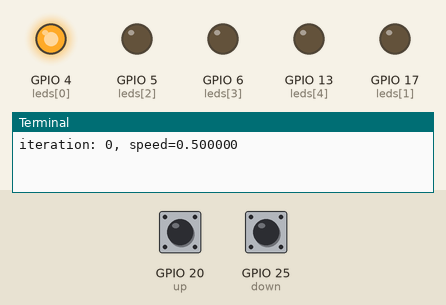
Recording of a program running on a simulated Raspberry Pi (BCM pin numbers). Parts: output pins drawn as LEDs (lit = HIGH), the last lines printed to the terminal. Inputs (shaded band) come from the test bench; at power-on: GPIO 20 (up) HIGH, GPIO 25 (down) HIGH.

Above: at 0.2 s.
At 1.2 s:
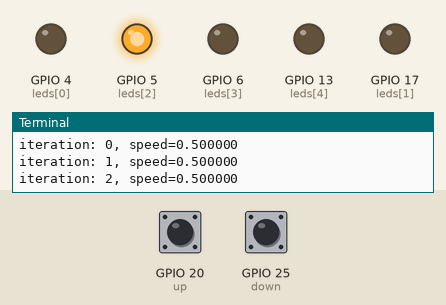
At 1.7 s:
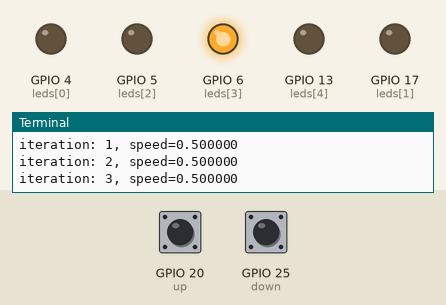
At 3.2 s:
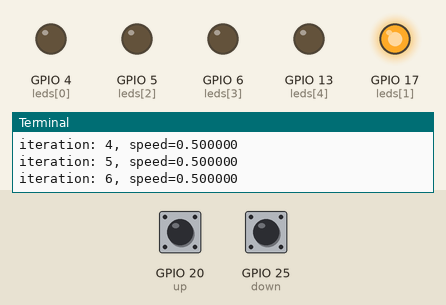
At 4.7 s:
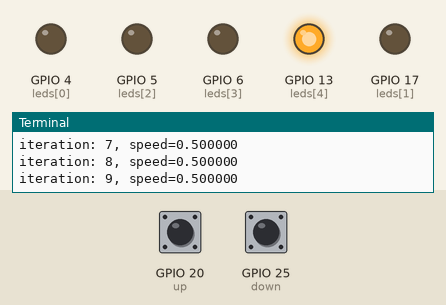
Timing chart, 0 to 5.8 s (numbered marks = the images above):
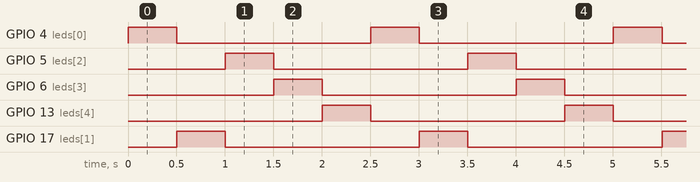

The program:

led_array.py
```python
from gpiozero import LED, Button
from time import sleep

# initialize button and LED

up = Button(20)
down = Button(25)

leds = [
	LED(4),
	LED(17),
	LED(5),
	LED(6),
	LED(13)
]

speed = 0.5

def up_press(btn):
    global speed
    if speed < 2:
        speed += 0.2

up.when_pressed = up_press

def down_press(btn):
    global speed
    if speed > 0.2:
        speed -= 0.2

down.when_pressed = down_press


def turn_on_leds(leds, idx):
    for pos, led in enumerate(leds):
        if idx == pos:
		    led.on()
        else:
            led.off()


def led_off(leds):
    for led in leds:
        led.off()


def go():
    for ix in range(100000):
        print "iteration: %d, speed=%f" % (ix, speed)
        turn_on_leds(leds, ix % len(leds))
        sleep(speed)


if __name__ == "__main__":
    try:
        go()

    except KeyboardInterrupt:
        exit(0)
```

Measured:
- by itself, GPIO 4 (leds[0]), GPIO 5 (leds[2]), GPIO 6 (leds[3]), GPIO 13 (leds[4]), GPIO 17 (leds[1]): alternates HIGH for 0.50 s and LOW for 2.0 s
- by itself, everything shown: repeats every 2.5 s, in 5 steps
